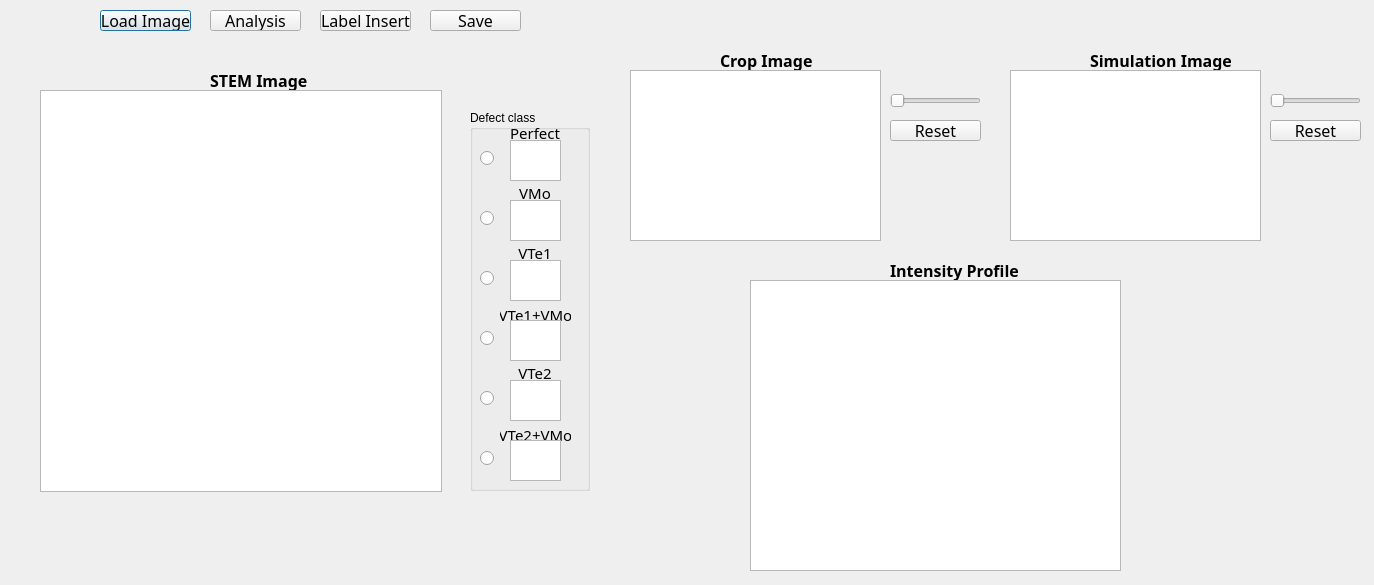
<?xml version="1.0" encoding="UTF-8"?>
<ui version="4.0">
 <class>Dialog</class>
 <widget class="QDialog" name="Dialog">
  <property name="geometry">
   <rect>
    <x>0</x>
    <y>0</y>
    <width>1374</width>
    <height>585</height>
   </rect>
  </property>
  <property name="windowTitle">
   <string>Dialog</string>
  </property>
  <widget class="QPushButton" name="pushButton">
   <property name="geometry">
    <rect>
     <x>100</x>
     <y>10</y>
     <width>91</width>
     <height>21</height>
    </rect>
   </property>
   <property name="font">
    <font>
     <family>Adobe Devanagari</family>
     <pointsize>12</pointsize>
     <weight>50</weight>
     <bold>false</bold>
    </font>
   </property>
   <property name="text">
    <string>Load Image</string>
   </property>
  </widget>
  <widget class="QPushButton" name="pushButton_2">
   <property name="geometry">
    <rect>
     <x>210</x>
     <y>10</y>
     <width>91</width>
     <height>21</height>
    </rect>
   </property>
   <property name="font">
    <font>
     <family>Adobe Devanagari</family>
     <pointsize>12</pointsize>
     <weight>50</weight>
     <bold>false</bold>
    </font>
   </property>
   <property name="text">
    <string>Analysis</string>
   </property>
  </widget>
  <widget class="QGraphicsView" name="graphicsView">
   <property name="geometry">
    <rect>
     <x>40</x>
     <y>90</y>
     <width>402</width>
     <height>402</height>
    </rect>
   </property>
  </widget>
  <widget class="QLabel" name="label">
   <property name="geometry">
    <rect>
     <x>210</x>
     <y>70</y>
     <width>101</width>
     <height>20</height>
    </rect>
   </property>
   <property name="font">
    <font>
     <family>Adobe Devanagari</family>
     <pointsize>12</pointsize>
     <weight>75</weight>
     <bold>true</bold>
    </font>
   </property>
   <property name="text">
    <string>STEM Image</string>
   </property>
  </widget>
  <widget class="QGraphicsView" name="graphicsView_9">
   <property name="geometry">
    <rect>
     <x>750</x>
     <y>280</y>
     <width>371</width>
     <height>291</height>
    </rect>
   </property>
  </widget>
  <widget class="QLabel" name="label_9">
   <property name="geometry">
    <rect>
     <x>890</x>
     <y>260</y>
     <width>131</width>
     <height>20</height>
    </rect>
   </property>
   <property name="font">
    <font>
     <family>Adobe Devanagari</family>
     <pointsize>12</pointsize>
     <weight>75</weight>
     <bold>true</bold>
    </font>
   </property>
   <property name="text">
    <string>Intensity Profile</string>
   </property>
  </widget>
  <widget class="QPushButton" name="pushButton_3">
   <property name="geometry">
    <rect>
     <x>320</x>
     <y>10</y>
     <width>91</width>
     <height>21</height>
    </rect>
   </property>
   <property name="font">
    <font>
     <family>Adobe Devanagari</family>
     <pointsize>12</pointsize>
     <weight>50</weight>
     <bold>false</bold>
    </font>
   </property>
   <property name="text">
    <string>Label Insert</string>
   </property>
  </widget>
  <widget class="QPushButton" name="pushButton_4">
   <property name="geometry">
    <rect>
     <x>430</x>
     <y>10</y>
     <width>91</width>
     <height>21</height>
    </rect>
   </property>
   <property name="font">
    <font>
     <family>Adobe Devanagari</family>
     <pointsize>12</pointsize>
     <weight>50</weight>
     <bold>false</bold>
    </font>
   </property>
   <property name="text">
    <string>Save</string>
   </property>
  </widget>
  <widget class="QGraphicsView" name="graphicsView_10">
   <property name="geometry">
    <rect>
     <x>630</x>
     <y>70</y>
     <width>251</width>
     <height>171</height>
    </rect>
   </property>
  </widget>
  <widget class="QLabel" name="label_10">
   <property name="geometry">
    <rect>
     <x>720</x>
     <y>50</y>
     <width>131</width>
     <height>20</height>
    </rect>
   </property>
   <property name="font">
    <font>
     <family>Adobe Devanagari</family>
     <pointsize>12</pointsize>
     <weight>75</weight>
     <bold>true</bold>
    </font>
   </property>
   <property name="text">
    <string>Crop Image</string>
   </property>
  </widget>
  <widget class="QPushButton" name="pushButton_5">
   <property name="geometry">
    <rect>
     <x>890</x>
     <y>120</y>
     <width>91</width>
     <height>21</height>
    </rect>
   </property>
   <property name="font">
    <font>
     <family>Adobe Devanagari</family>
     <pointsize>12</pointsize>
     <weight>50</weight>
     <bold>false</bold>
    </font>
   </property>
   <property name="text">
    <string>Reset</string>
   </property>
  </widget>
  <widget class="QSlider" name="horizontalSlider">
   <property name="geometry">
    <rect>
     <x>890</x>
     <y>90</y>
     <width>91</width>
     <height>22</height>
    </rect>
   </property>
   <property name="orientation">
    <enum>Qt::Horizontal</enum>
   </property>
  </widget>
  <widget class="QLabel" name="label_14">
   <property name="geometry">
    <rect>
     <x>1090</x>
     <y>50</y>
     <width>141</width>
     <height>20</height>
    </rect>
   </property>
   <property name="font">
    <font>
     <family>Adobe Devanagari</family>
     <pointsize>12</pointsize>
     <weight>75</weight>
     <bold>true</bold>
    </font>
   </property>
   <property name="text">
    <string>Simulation Image</string>
   </property>
  </widget>
  <widget class="QGraphicsView" name="graphicsView_14">
   <property name="geometry">
    <rect>
     <x>1010</x>
     <y>70</y>
     <width>251</width>
     <height>171</height>
    </rect>
   </property>
  </widget>
  <widget class="QSlider" name="horizontalSlider_2">
   <property name="geometry">
    <rect>
     <x>1270</x>
     <y>90</y>
     <width>91</width>
     <height>22</height>
    </rect>
   </property>
   <property name="orientation">
    <enum>Qt::Horizontal</enum>
   </property>
  </widget>
  <widget class="QPushButton" name="pushButton_6">
   <property name="geometry">
    <rect>
     <x>1270</x>
     <y>120</y>
     <width>91</width>
     <height>21</height>
    </rect>
   </property>
   <property name="font">
    <font>
     <family>Adobe Devanagari</family>
     <pointsize>12</pointsize>
     <weight>50</weight>
     <bold>false</bold>
    </font>
   </property>
   <property name="text">
    <string>Reset</string>
   </property>
  </widget>
  <widget class="QGroupBox" name="groupBox">
   <property name="geometry">
    <rect>
     <x>470</x>
     <y>110</y>
     <width>120</width>
     <height>381</height>
    </rect>
   </property>
   <property name="title">
    <string>Defect class</string>
   </property>
   <widget class="QGraphicsView" name="graphicsView_7">
    <property name="geometry">
     <rect>
      <x>40</x>
      <y>270</y>
      <width>51</width>
      <height>41</height>
     </rect>
    </property>
   </widget>
   <widget class="QLabel" name="label_4">
    <property name="geometry">
     <rect>
      <x>35</x>
      <y>75</y>
      <width>60</width>
      <height>15</height>
     </rect>
    </property>
    <property name="font">
     <font>
      <family>Adobe Devanagari</family>
      <pointsize>11</pointsize>
      <weight>50</weight>
      <bold>false</bold>
     </font>
    </property>
    <property name="layoutDirection">
     <enum>Qt::RightToLeft</enum>
    </property>
    <property name="text">
     <string>VMo</string>
    </property>
    <property name="alignment">
     <set>Qt::AlignCenter</set>
    </property>
   </widget>
   <widget class="QRadioButton" name="radioButton_3">
    <property name="geometry">
     <rect>
      <x>10</x>
      <y>160</y>
      <width>90</width>
      <height>16</height>
     </rect>
    </property>
    <property name="text">
     <string/>
    </property>
   </widget>
   <widget class="QRadioButton" name="radioButton">
    <property name="geometry">
     <rect>
      <x>10</x>
      <y>40</y>
      <width>90</width>
      <height>16</height>
     </rect>
    </property>
    <property name="text">
     <string/>
    </property>
   </widget>
   <widget class="QRadioButton" name="radioButton_6">
    <property name="geometry">
     <rect>
      <x>10</x>
      <y>340</y>
      <width>90</width>
      <height>16</height>
     </rect>
    </property>
    <property name="text">
     <string/>
    </property>
   </widget>
   <widget class="QLabel" name="label_7">
    <property name="geometry">
     <rect>
      <x>30</x>
      <y>315</y>
      <width>71</width>
      <height>20</height>
     </rect>
    </property>
    <property name="font">
     <font>
      <family>Adobe Devanagari</family>
      <pointsize>11</pointsize>
      <weight>50</weight>
      <bold>false</bold>
     </font>
    </property>
    <property name="layoutDirection">
     <enum>Qt::RightToLeft</enum>
    </property>
    <property name="text">
     <string>VTe2+VMo</string>
    </property>
    <property name="alignment">
     <set>Qt::AlignCenter</set>
    </property>
   </widget>
   <widget class="QLabel" name="label_6">
    <property name="geometry">
     <rect>
      <x>30</x>
      <y>195</y>
      <width>71</width>
      <height>20</height>
     </rect>
    </property>
    <property name="font">
     <font>
      <family>Adobe Devanagari</family>
      <pointsize>11</pointsize>
      <weight>50</weight>
      <bold>false</bold>
     </font>
    </property>
    <property name="layoutDirection">
     <enum>Qt::RightToLeft</enum>
    </property>
    <property name="text">
     <string>VTe1+VMo</string>
    </property>
    <property name="alignment">
     <set>Qt::AlignCenter</set>
    </property>
   </widget>
   <widget class="QLabel" name="label_5">
    <property name="geometry">
     <rect>
      <x>35</x>
      <y>135</y>
      <width>60</width>
      <height>15</height>
     </rect>
    </property>
    <property name="font">
     <font>
      <family>Adobe Devanagari</family>
      <pointsize>11</pointsize>
      <weight>50</weight>
      <bold>false</bold>
     </font>
    </property>
    <property name="layoutDirection">
     <enum>Qt::RightToLeft</enum>
    </property>
    <property name="text">
     <string>VTe1</string>
    </property>
    <property name="alignment">
     <set>Qt::AlignCenter</set>
    </property>
   </widget>
   <widget class="QGraphicsView" name="graphicsView_6">
    <property name="geometry">
     <rect>
      <x>40</x>
      <y>210</y>
      <width>51</width>
      <height>41</height>
     </rect>
    </property>
   </widget>
   <widget class="QRadioButton" name="radioButton_2">
    <property name="geometry">
     <rect>
      <x>10</x>
      <y>100</y>
      <width>90</width>
      <height>16</height>
     </rect>
    </property>
    <property name="text">
     <string/>
    </property>
   </widget>
   <widget class="QLabel" name="label_8">
    <property name="geometry">
     <rect>
      <x>35</x>
      <y>255</y>
      <width>60</width>
      <height>15</height>
     </rect>
    </property>
    <property name="font">
     <font>
      <family>Adobe Devanagari</family>
      <pointsize>11</pointsize>
      <weight>50</weight>
      <bold>false</bold>
     </font>
    </property>
    <property name="layoutDirection">
     <enum>Qt::RightToLeft</enum>
    </property>
    <property name="text">
     <string>VTe2</string>
    </property>
    <property name="alignment">
     <set>Qt::AlignCenter</set>
    </property>
   </widget>
   <widget class="QRadioButton" name="radioButton_4">
    <property name="geometry">
     <rect>
      <x>10</x>
      <y>220</y>
      <width>90</width>
      <height>16</height>
     </rect>
    </property>
    <property name="text">
     <string/>
    </property>
   </widget>
   <widget class="QGraphicsView" name="graphicsView_3">
    <property name="geometry">
     <rect>
      <x>40</x>
      <y>30</y>
      <width>51</width>
      <height>41</height>
     </rect>
    </property>
   </widget>
   <widget class="QGraphicsView" name="graphicsView_4">
    <property name="geometry">
     <rect>
      <x>40</x>
      <y>90</y>
      <width>51</width>
      <height>41</height>
     </rect>
    </property>
   </widget>
   <widget class="QGraphicsView" name="graphicsView_8">
    <property name="geometry">
     <rect>
      <x>40</x>
      <y>330</y>
      <width>51</width>
      <height>41</height>
     </rect>
    </property>
   </widget>
   <widget class="QLabel" name="label_3">
    <property name="geometry">
     <rect>
      <x>35</x>
      <y>15</y>
      <width>60</width>
      <height>15</height>
     </rect>
    </property>
    <property name="font">
     <font>
      <family>Adobe Devanagari</family>
      <pointsize>11</pointsize>
      <weight>50</weight>
      <bold>false</bold>
     </font>
    </property>
    <property name="layoutDirection">
     <enum>Qt::RightToLeft</enum>
    </property>
    <property name="text">
     <string>Perfect</string>
    </property>
    <property name="alignment">
     <set>Qt::AlignCenter</set>
    </property>
   </widget>
   <widget class="QGraphicsView" name="graphicsView_5">
    <property name="geometry">
     <rect>
      <x>40</x>
      <y>150</y>
      <width>51</width>
      <height>41</height>
     </rect>
    </property>
   </widget>
   <widget class="QRadioButton" name="radioButton_5">
    <property name="geometry">
     <rect>
      <x>10</x>
      <y>280</y>
      <width>90</width>
      <height>16</height>
     </rect>
    </property>
    <property name="text">
     <string/>
    </property>
   </widget>
  </widget>
 </widget>
 <resources/>
 <connections/>
</ui>
